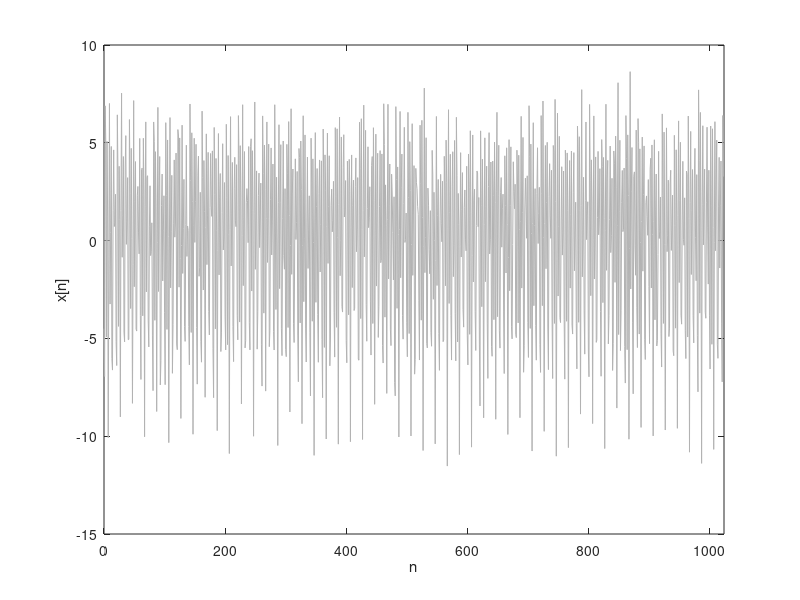
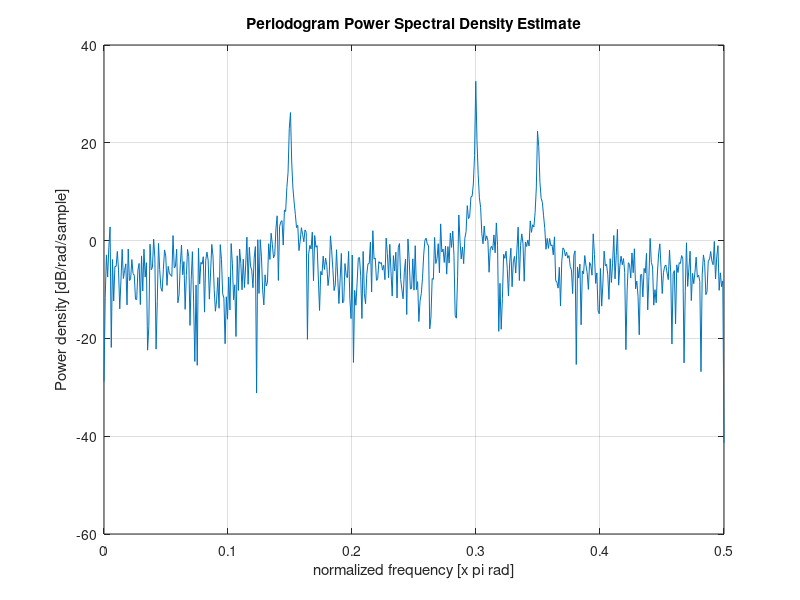

These figures' MATLAB source, in order: (Note: this script raises an error after producing the figures.)
clear all
close all
clc
%% Initial variables
N = 1024;
u = randn(1,N); % white noise
n = 0:(N-1);
f = 2*pi*rand(1,3);       % Random phase vector

%% Signal x[n]
x = 3*sin(0.3*pi*n + f(1)) + 5*cos(0.6*pi*n + f(2)) + 2*sin(0.7*pi*n + f(3)) + u;
figure;
plot(n,x,'Color',[0.7 0.7 0.7]); 
xlabel('n'); ylabel('x[n]');
xlim([0 N]); ylim('auto'); 

%% Periodogram
[P1,w] = periodogram(x);
figure;
periodogram(x)

%% Modified periodogram
window = floor(N/3);
noverlap = floor(0.75*window);
P2 = pwelch(x,hamming(window),noverlap);
figure;
pwelch(x,window,noverlap)